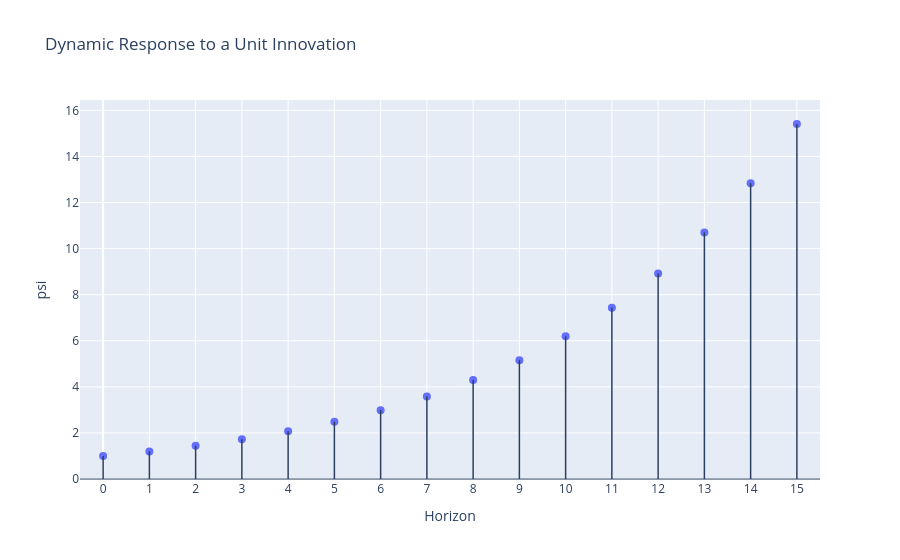

Notebook cell for this chart:
### Markdown cell above
## Explosive AR(1)

### Code cell
arma.plotly_arma_dynamic_response(
    ar=[1.2],
    ma=[],
    horizon=15,
)

### Figure 1 — Plotly figure (JSON) as saved in the notebook; plotly's stock layout.template omitted (floating-point values rounded to 4 significant figures)
{"data": [{"hovertemplate": "%{text}<extra></extra>", "marker": {"size": 8}, "mode": "markers", "name": "Dynamic response", "text": ["Horizon: 0<br>psi: 1.0000", "Horizon: 1<br>psi: 1.2000", "Horizon: 2<br>psi: 1.4400", "Horizon: 3<br>psi: 1.7280", "Horizon: 4<br>psi: 2.0736", "Horizon: 5<br>psi: 2.4883", "Horizon: 6<br>psi: 2.9860", "Horizon: 7<br>psi: 3.5832", "Horizon: 8<br>psi: 4.2998", "Horizon: 9<br>psi: 5.1598", "Horizon: 10<br>psi: 6.1917", "Horizon: 11<br>psi: 7.4301", "Horizon: 12<br>psi: 8.9161", "Horizon: 13<br>psi: 10.6993", "Horizon: 14<br>psi: 12.8392", "Horizon: 15<br>psi: 15.4070"], "type": "scatter", "x": [0, 1, 2, 3, 4, 5, 6, 7, 8, 9, 10, 11, 12, 13, 14, 15], "y": [1.0, 1.2, 1.44, 1.728, 2.074, 2.488, 2.986, 3.583, 4.3, 5.16, 6.192, 7.43, 8.916, 10.7, 12.84, 15.41]}], "layout": {"shapes": [{"line": {"width": 1.5}, "type": "line", "x0": 0, "x1": 0, "y0": 0, "y1": 1}, {"line": {"width": 1.5}, "type": "line", "x0": 1, "x1": 1, "y0": 0, "y1": 1.2}, {"line": {"width": 1.5}, "type": "line", "x0": 2, "x1": 2, "y0": 0, "y1": 1.44}, {"line": {"width": 1.5}, "type": "line", "x0": 3, "x1": 3, "y0": 0, "y1": 1.728}, {"line": {"width": 1.5}, "type": "line", "x0": 4, "x1": 4, "y0": 0, "y1": 2.074}, {"line": {"width": 1.5}, "type": "line", "x0": 5, "x1": 5, "y0": 0, "y1": 2.488}, {"line": {"width": 1.5}, "type": "line", "x0": 6, "x1": 6, "y0": 0, "y1": 2.986}, {"line": {"width": 1.5}, "type": "line", "x0": 7, "x1": 7, "y0": 0, "y1": 3.583}, {"line": {"width": 1.5}, "type": "line", "x0": 8, "x1": 8, "y0": 0, "y1": 4.3}, {"line": {"width": 1.5}, "type": "line", "x0": 9, "x1": 9, "y0": 0, "y1": 5.16}, {"line": {"width": 1.5}, "type": "line", "x0": 10, "x1": 10, "y0": 0, "y1": 6.192}, {"line": {"width": 1.5}, "type": "line", "x0": 11, "x1": 11, "y0": 0, "y1": 7.43}, {"line": {"width": 1.5}, "type": "line", "x0": 12, "x1": 12, "y0": 0, "y1": 8.916}, {"line": {"width": 1.5}, "type": "line", "x0": 13, "x1": 13, "y0": 0, "y1": 10.7}, {"line": {"width": 1.5}, "type": "line", "x0": 14, "x1": 14, "y0": 0, "y1": 12.84}, {"line": {"width": 1.5}, "type": "line", "x0": 15, "x1": 15, "y0": 0, "y1": 15.41}, {"line": {"width": 1}, "type": "line", "x0": 0, "x1": 1, "xref": "x domain", "y0": 0, "y1": 0, "yref": "y"}], "showlegend": false, "title": {"text": "Dynamic Response to a Unit Innovation"}, "xaxis": {"dtick": 1, "range": [-0.5, 15.5], "tick0": 0, "tickmode": "linear", "title": {"text": "Horizon"}}, "yaxis": {"title": {"text": "psi"}}}}
